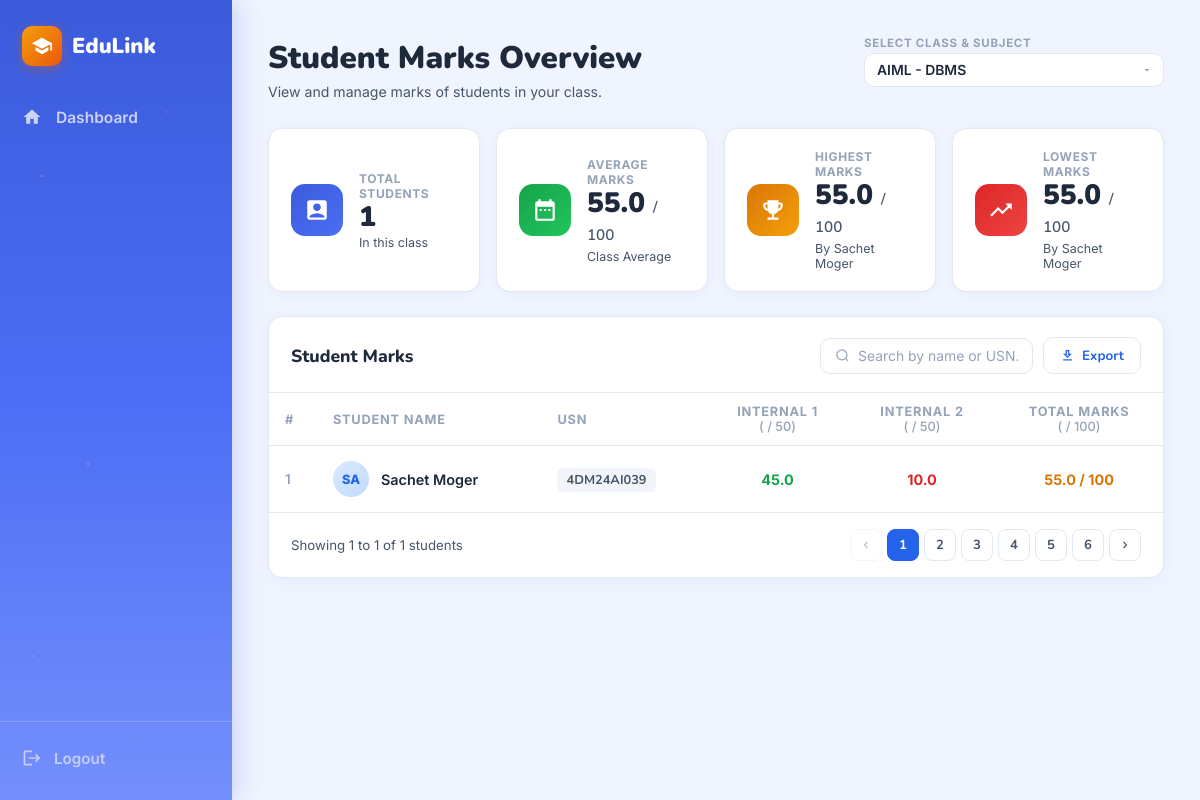
/faculty/show_marks/ (signed in), run on the app's committed database.
### marks/models.py (models this page shows, shortened)
class Marks(models.Model):
  student = models.ForeignKey(Student, on_delete=models.CASCADE)
  class_code = models.ForeignKey(Classroom, on_delete=models.CASCADE)
  subject = models.ForeignKey(Faculty, on_delete=models.CASCADE)
  internal1 = models.FloatField(default=0)
  internal2 = models.FloatField(default=0)
  total_marks = models.FloatField(default=0)
  created_at = models.DateTimeField(auto_now_add=True)
  updated_at = models.DateTimeField(auto_now=True)

### Student/models.py (models this page shows, shortened)
class Student(models.Model):
  username=models.ForeignKey(User,on_delete=models.CASCADE,null=True)
  usn=models.CharField(max_length=50,unique=True)
  mobile_num=models.CharField(max_length=50)
  class_code=models.CharField(max_length=50)
  created_at=models.DateTimeField(auto_now_add=True)
  updated_at=models.DateTimeField(auto_now=True)

### Faculty/views.py (the view)
# urls.py: path('show_marks/',views.show_marks,name='show_marks'),
@login_required
def show_marks(request, class_link_id=None):
    faculties = Faculty.objects.filter(username=request.user)
    class_links = Classes.objects.filter(
        subject_code__in=faculties
    ).select_related('class_code', 'subject_code')
    if class_link_id:
        class_link = get_object_or_404(class_links, id=class_link_id)
    else:
        class_link = class_links.first()
    if not class_link:
        return render(request, 'marks-show.html', {
            'classes': class_links,
            'students': [],
            'selected_class_link': None
        })
    subject = class_link.subject_code
    classroom = class_link.class_code
    students = Student.objects.filter(
        class_code=classroom.class_code
    ).select_related('username').order_by('usn')
    if not students.exists():
        students = Student.objects.filter(
            class_code__iexact=str(classroom.class_code).strip()
        ).select_related('username').order_by('usn')
    marks_records = Marks.objects.filter(
        subject=subject,
        class_code=classroom,
        student__in=students
    )
    marks_dict = {m.student_id: m for m in marks_records}
    student_data = []
    total_marks_sum = 0
    highest_mark = 0
    lowest_mark = 100 if marks_records.exists() else 0
    highest_student = "N/A"
    lowest_student = "N/A"
    for student in students:
        m = marks_dict.get(student.id)
        current_total = m.total_marks if m else 0
        if m:
            total_marks_sum += current_total
            if current_total >= highest_mark:
                highest_mark = current_total
                highest_student = f"{student.username.first_name} {student.username.last_name}" if student.username else student.usn
            if current_total <= lowest_mark:
                lowest_mark = current_total
                lowest_student = f"{student.username.first_name} {student.username.last_name}" if student.username else student.usn
        student_data.append({
            'name': f"{student.username.first_name} {student.username.last_name}" if student.username else "N/A",
            'usn': student.usn,
            'internal1': m.internal1 if m else 0,
            'internal2': m.internal2 if m else 0,
            'total': current_total
        })
    avg_marks = round(total_marks_sum / len(marks_records), 2) if marks_records.exists() else 0
    context = {
        'classes': class_links,
        'selected_class_link': class_link,
        'students': student_data,
        'total_students': len(student_data),
        'avg_marks': avg_marks,
        'highest_mark': highest_mark,
        'highest_student': highest_student,
        'lowest_mark': lowest_mark,
        'lowest_student': lowest_student,
        'max_total': 100,
    }
    return render(request, 'marks-show.html', context)

### Faculty/templates/marks-show.html (shortened to what this page needs)
{% extends 'faculty_base.html' %}
{% block content %}
<div class="marks-header">
  <div class="marks-header-left">
    <h1>Student Marks Overview</h1>
    <p>View and manage marks of students in your class.</p>
  </div>
  <div class="marks-header-filters">
    <div class="filter-group">
      <label>Select Class & Subject</label>
      <select class="filter-select" onchange="location = this.value;" style="min-width: 300px;">
          {% for cl in classes %}
              <option value="{% url 'show_marks' cl.id %}" {% if cl.id == selected_class_link.id %}selected{% endif %}>
                  {{ cl.class_code.class_name }} - {{ cl.subject_code.subject_name }}
              </option>
          {% endfor %}
      </select>
    </div>
  </div>
</div>
<div class="stats-grid">
  <div class="stat-card">
    <div class="stat-icon blue">
      <svg viewBox="0 0 24 24"><path d="M19 3H5c-1.1 0-2 .9-2 2v14c0 1.1.9 2 2 2h14c1.1 0 2-.9 2-2V5c0-1.1-.9-2-2-2zm-7 3c1.93 0 3.5 1.57 3.5 3.5S13.93 13 12 13s-3.5-1.57-3.5-3.5S10.07 6 12 6zm7 13H5v-.23c0-.62.28-1.2.76-1.58C7.47 15.82 9.64 15 12 15s4.53.82 6.24 2.19c.48.38.76.97.76 1.58V19z"/></svg>
    </div>
    <div class="stat-body">
      <span class="stat-label">Total Students</span>
      <div class="stat-value">{{ total_students }}</div>
      <div class="stat-sub">In this class</div>
    </div>
  </div>
  <div class="stat-card">
    <div class="stat-icon green">
      <svg viewBox="0 0 24 24"><path d="M9 11H7v2h2v-2zm4 0h-2v2h2v-2zm4 0h-2v2h2v-2zm2-7h-1V2h-2v2H8V2H6v2H5c-1.11 0-1.99.9-1.99 2L3 20c0 1.1.89 2 2 2h14c1.1 0 2-.9 2-2V6c0-1.1-.9-2-2-2zm0 16H5V9h14v11z"/></svg>
    </div>
    <div class="stat-body">
      <span class="stat-label">Average Marks</span>
      <div class="stat-value">{{ avg_marks }} <span>/ {{ max_total }}</span></div>
      <div class="stat-sub">Class Average</div>
    </div>
  </div>
  <div class="stat-card">
    <div class="stat-icon amber">
      <svg viewBox="0 0 24 24"><path d="M19 5h-2V3H7v2H5c-1.1 0-2 .9-2 2v1c0 2.55 1.92 4.63 4.39 4.94.63 1.5 1.98 2.63 3.61 2.96V19H7v2h10v-2h-4v-3.1c1.63-.33 2.98-1.46 3.61-2.96C19.08 12.63 21 10.55 21 8V7c0-1.1-.9-2-2-2zM5 8V7h2v3.82C5.84 10.4 5 9.3 5 8zm14 0c0 1.3-.84 2.4-2 2.82V7h2v1z"/></svg>
    </div>
    <div class="stat-body">
      <span class="stat-label">Highest Marks</span>
      <div class="stat-value">{{ highest_mark }} <span>/ {{ max_total }}</span></div>
      <div class="stat-sub">By {{ highest_student }}</div>
    </div>
  </div>
  <div class="stat-card">
    <div class="stat-icon red">
      <svg viewBox="0 0 24 24"><path d="M16 6l2.29 2.29-4.88 4.88-4-4L2 16.59 3.41 18l6-6 4 4 6.3-6.29L22 12V6z"/></svg>
    </div>
    <div class="stat-body">
      <span class="stat-label">Lowest Marks</span>
      <div class="stat-value">{{ lowest_mark }} <span>/ {{ max_total }}</span></div>
      <div class="stat-sub">By {{ lowest_student }}</div>
    </div>
  </div>
</div>
<div class="table-card">
  <div class="table-toolbar">
    <h2>Student Marks</h2>
    <div class="toolbar-right">
      <div class="search-box">
        <svg viewBox="0 0 24 24" fill="none" stroke="currentColor" stroke-width="2">
          <circle cx="11" cy="11" r="8"/><path d="M21 21l-4.35-4.35"/>
        </svg>
        <input type="text" placeholder="Search by name or USN..." id="searchInput" onkeyup="filterTable()" />
      </div>
      <a href="#" class="btn-export">
        <svg viewBox="0 0 24 24" fill="currentColor"><path d="M19 9h-4V3H9v6H5l7 7 7-7zm-8 2V5h2v6h1.17L12 13.17 9.83 11H11zm-6 7h14v2H5z"/></svg>
        Export
      </a>
    </div>
  </div>
  <div style="overflow-x: auto;">
    <table id="marksTable">
      <thead>
        <tr>
          <th style="width:48px;">#</th>
          <th>Student Name</th>
          <th>USN</th>
          <th style="text-align:center;">Internal 1 <br><span style="font-weight:500;text-transform:none;letter-spacing:0;">( / 50)</span></th>
          <th style="text-align:center;">Internal 2 <br><span style="font-weight:500;text-transform:none;letter-spacing:0;">( / 50)</span></th>
          <th style="text-align:center;">Total Marks <br><span style="font-weight:500;text-transform:none;letter-spacing:0;">( / {{ max_total }})</span></th>
        </tr>
      </thead>
      <tbody>
        {% for student in students %}
        <tr>
          <td class="row-num">{{ forloop.counter }}</td>
          <td>
            <div class="student-cell">
              <div class="avatar">{{ student.name|slice:":2"|upper }}</div>
              <span class="student-name">{{ student.name }}</span>
            </div>
          </td>
          <td><span class="usn-badge">{{ student.usn }}</span></td>
          <td style="text-align:center;" class="
            {% if student.internal1 >= 40 %}marks-high
            {% elif student.internal1 >= 25 %}marks-mid
            {% else %}marks-low{% endif %}">
            {{ student.internal1 }}
          </td>
          <td style="text-align:center;" class="
            {% if student.internal2 >= 40 %}marks-high
            {% elif student.internal2 >= 25 %}marks-mid
            {% else %}marks-low{% endif %}">
            {{ student.internal2 }}
          </td>
          <td style="text-align:center;" class="
            {% if student.total >= 80 %}marks-high
            {% elif student.total >= 50 %}marks-mid
            {% else %}marks-low{% endif %}">
            {{ student.total }} / {{ max_total }}
          </td>
        </tr>
        {% empty %}
        <tr>
          <td colspan="6" style="text-align: center; padding: 40px; color: #94a3b8;">
            No marks data available for this class.
          </td>
        </tr>
        {% endfor %}
      </tbody>
    </table>
  </div>
  <div class="table-footer">
    <p>Showing 1 to {{ students|length }} of {{ total_students }} students</p>
    <div class="pagination">
      <button class="pg-btn" disabled>
        <svg width="14" height="14" viewBox="0 0 24 24" fill="currentColor"><path d="M15.41 7.41L14 6l-6 6 6 6 1.41-1.41L10.83 12z"/></svg>
      </button>
      <button class="pg-btn active">1</button>
      <button class="pg-btn">2</button>
      <button class="pg-btn">3</button>
      <button class="pg-btn">4</button>
      <button class="pg-btn">5</button>
      <button class="pg-btn">6</button>
      <button class="pg-btn">
        <svg width="14" height="14" viewBox="0 0 24 24" fill="currentColor"><path d="M10 6L8.59 7.41 13.17 12l-4.58 4.59L10 18l6-6z"/></svg>
      </button>
    </div>
  </div>
</div>
{% endblock %}

### Faculty/templates/marks-show.html (style rules this page uses)
.marks-header { display: flex; align-items: flex-start; justify-content: space-between; flex-wrap: wrap; gap: 16px; margin-bottom: 28px; }
.marks-header-left h1 { font-family: 'Nunito', sans-serif; font-size: 1.95rem; font-weight: 900; color: var(--text-dark); margin-bottom: 4px; }
.marks-header-left p { font-size: 0.88rem; color: var(--text-mid); }
.marks-header-filters { display: flex; align-items: center; gap: 12px; flex-wrap: wrap; }
.filter-group { display: flex; flex-direction: column; gap: 3px; }
.filter-group label { font-size: 0.72rem; font-weight: 700; color: var(--text-light); text-transform: uppercase; letter-spacing: .06em; }
.filter-select { appearance: none; border: 1.5px solid var(--border); border-radius: 10px; padding: 8px 32px 8px 12px; font-size: 0.87rem; font-weight: 600; color: var(--text-dark); font-family: 'Inter', sans-serif; cursor: pointer; transition: border-color .2s; min-width: 160px; }
.stats-grid { display: grid; grid-template-columns: repeat(4, 1fr); gap: 16px; margin-bottom: 24px; }
.stat-card { background: white; border: 1px solid var(--border); border-radius: var(--radius); padding: 20px 22px; display: flex; align-items: center; gap: 16px; box-shadow: 0 2px 10px rgba(37, 99, 235, .05); }
.stat-icon { width: 52px; height: 52px; border-radius: 14px; display: flex; align-items: center; justify-content: center; flex-shrink: 0; }
.stat-icon svg { width: 26px; height: 26px; fill: white; }
.stat-icon.blue { background: linear-gradient(135deg, #3b5bdb, #4c6ef5); }
.stat-icon.green { background: linear-gradient(135deg, #16a34a, #22c55e); }
.stat-icon.amber { background: linear-gradient(135deg, #d97706, #f59e0b); }
.stat-icon.red { background: linear-gradient(135deg, #dc2626, #ef4444); }
.stat-body { display: flex; flex-direction: column; gap: 2px; }
.stat-label { font-size: 0.75rem; font-weight: 700; color: var(--text-light); text-transform: uppercase; letter-spacing: .05em; }
.stat-value { font-family: 'Nunito', sans-serif; font-size: 1.75rem; font-weight: 900; color: var(--text-dark); line-height: 1; }
.stat-value span { font-size: 0.95rem; font-weight: 600; color: var(--text-mid); }
.stat-sub { font-size: 0.78rem; color: var(--text-mid); margin-top: 2px; }
.table-card { background: white; border: 1px solid var(--border); border-radius: var(--radius); box-shadow: 0 2px 14px rgba(37, 99, 235, .06); overflow: hidden; }
.table-toolbar { display: flex; align-items: center; justify-content: space-between; padding: 20px 22px 18px; border-bottom: 1.5px solid var(--border); gap: 12px; flex-wrap: wrap; }
.table-toolbar h2 { font-family: 'Nunito', sans-serif; font-size: 1.1rem; font-weight: 800; color: var(--text-dark); }
.toolbar-right { display: flex; align-items: center; gap: 10px; }
.btn-export { display: flex; align-items: center; gap: 7px; background: white; border: 1.5px solid var(--border); border-radius: 10px; padding: 8px 16px; font-size: 0.84rem; font-weight: 700; color: var(--blue); cursor: pointer; font-family: 'Nunito', sans-serif; transition: all .2s; text-decoration: none; }
.btn-export svg { width: 15px; height: 15px; }
.student-cell { display: flex; align-items: center; gap: 12px; }
.avatar { width: 36px; height: 36px; border-radius: 50%; background: linear-gradient(135deg, #dbeafe, #bfdbfe); display: flex; align-items: center; justify-content: center; flex-shrink: 0; font-size: 0.80rem; font-weight: 800; color: var(--blue); }
.student-name { font-weight: 600; color: var(--text-dark); }
.marks-high { color: #16a34a; font-weight: 700; }
.marks-mid { color: #d97706; font-weight: 700; }
.marks-low { color: #dc2626; font-weight: 700; }
.row-num { color: var(--text-light); font-weight: 600; font-size: 0.85rem; }
.usn-badge { font-family: 'Nunito', sans-serif; font-size: 0.80rem; font-weight: 700; color: var(--text-mid); background: #f1f5f9; padding: 3px 9px; border-radius: 6px; }
.table-footer { display: flex; align-items: center; justify-content: space-between; padding: 16px 22px; border-top: 1.5px solid var(--border); flex-wrap: wrap; gap: 10px; }
.table-footer p { font-size: 0.83rem; color: var(--text-mid); }

### data on the page
Marks: total_marks "55.0", internal1 "45.0", internal2 "10.0", total "55.0"
Student: usn "4DM24AI039"

### other printed values
{{ total_students }} "1"
{{ avg_marks }} "55.0"
{{ max_total }} "100"
{{ highest_student }} "Sachet Moger"
{{ lowest_student }} "Sachet Moger"
{{ student.name|slice:":2"|upper }} "SA"
{{ student.name }} "Sachet Moger"
{{ students|length }} "1"
form field value "AIML - DBMS"
